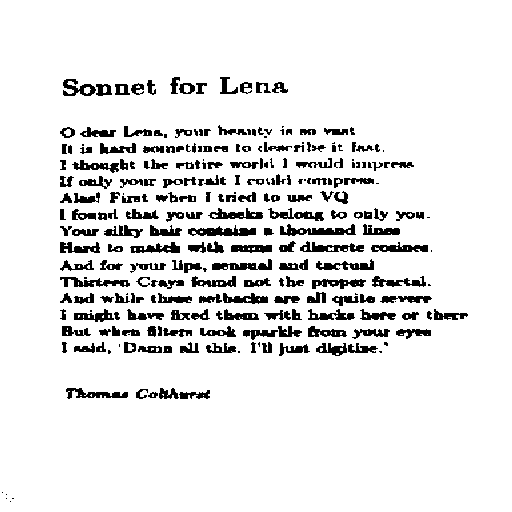
#> input picture TME2/img/son.png, 512 x 512 px
$ jupyter execute TME2.ipynb
#> lines starting #> are read from the running program, lines starting #| are printed output that depends on the picture; after the words box and inside, x2 and y2 are one past the last pixel; in counts of white or black regions, pixels touching at a corner belong together
# Practical work 2 : Fourier transform

This practial work is dedicated to the study of the discrete Fourier transform applied on the two following images:

and analyze the properties of their spectrum. To this end, we make use of the following functions provided by the module `numpy.fft`:

- `fft2()` to compute the Fourier transform on an image
- `fftshift()` to center the low frequencies
- `abs()` (from `numpy`) to compute the module of a complexe array

In most of cases, high frequencies have lower energy compare to low frequencies. We will use a logarithmic scale by applying $\log(1+abs(TF))$ to display the spectrum.

[cell 1]
import numpy as np
from numpy.fft import fft2,fftshift
from PIL import Image

son = 255*np.array(Image.open('img/son.png'))
#> son: shape (512, 512) int64; 90.8% white; 263 black regions (46 under 20 px), largest, box (x1, y1, x2, y2) and area: (280, 224, 356, 236) 471, (188, 225, 256, 236) 446, (300, 241, 364, 252) 364
sonrot = np.array(Image.open('img/sonrot.png'))
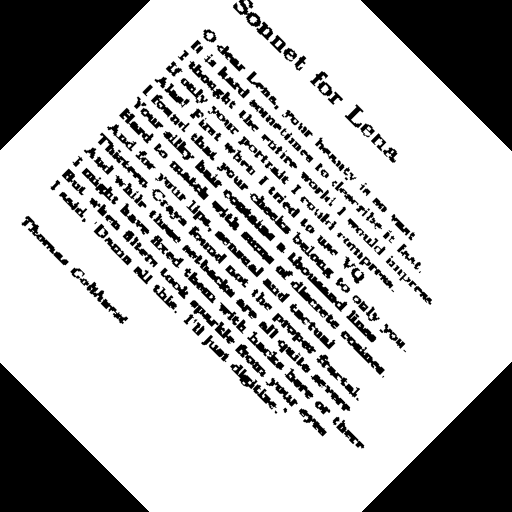
#> input picture TME2/img/sonrot.png, 512 x 512 px
#> sonrot is the input picture: shape (512, 512); min 0, max 255, mean 187.4

## Exercice: properties of Fourier transform applied on natural images
1. Write the following functions:
 - `computeFT(I)` returning the Fourier transform of image `I`,
 - `toVisualizeFT(If)` returning the centered module of a complex array `If` (the Fourier transform of an image),
 - `toVisualizeLogFT(If)` similar to the previous function but use a logarithmic scale.

[cell 2]
def computeFT(I):
    """ Array -> Array[complex] """
    return fft2(I)


def toVisualizeFT(If):
    """ Array[complex] -> Array[float] """
    return fftshift(np.abs(If))

def toVisualizeLogFT(If):
    """ Array[complex] -> Array[float] """
    return fftshift(np.log(1+np.abs(If)))

2. Write a series of instructions that
 - compute the Fourier transform of `son` and `sonrot`,
 - compute and display the module using a logarithmic scale,
 - threshold the module with a parameter of $1.10^5$ (use the function of TME1)
 - display the thresholded spectrum

[cell 3]
def AfficheImage(I,title):
    plt.figure()
    plt.gray()
    plt.imshow(I)
    plt.title(title)
    plt.show()

[cell 4]
def thresholdImage(I,s):
    Img = np.copy(I)
    Img = np.where(Img>=s,255,0)
    return Img

[cell 5]
import matplotlib.pyplot as plt
# your code below

sonFT = computeFT(son)
sonrotFT = computeFT(sonrot)

sonVis = toVisualizeFT(sonFT)
sonrotVis = toVisualizeFT(sonrotFT)

sonLogVis =toVisualizeLogFT(sonFT)
sonrotLogVis = toVisualizeLogFT(sonrotFT)
print("-------------------------------------------------------------------------------------")
print(": le nombre de pixel total de l'image est de ******"+str( np.size(sonFT))+"                           :")
#| : le nombre de pixel total de l'image est de ******262144                           :
print(": le nombre de pixels avec une densité plus grande que 100000 est ******"+str( (sonFT>100000).sum())+"         :")
#| : le nombre de pixels avec une densité plus grande que 100000 est ******811         :
print("-------------------------------------------------------------------------------------")

AfficheImage(sonVis,"Transformé de fourier  non seuillée de SON__________ ")
AfficheImage(thresholdImage(sonVis,1E5),"Transformé de fourier  seuillée de SON_____________ ")
#> in thresholdImage, `Img = np.where(Img>=s,255,0)`: Img: shape (512, 512) int64; 1.4% white in thin lines or dots, all inside (x1, y1, x2, y2) = (146, 22, 367, 491)
AfficheImage(sonLogVis ," Transformé de fourier de SON échelle logarithmique ")
AfficheImage(thresholdImage(sonrotVis,1E5),"Transformé de fourier seuillée de SONROT__________" )
#> in thresholdImage (call 2), `Img = np.where(Img>=s,255,0)`: Img: shape (512, 512) int64; 1.4% white in thin lines or dots, all inside (x1, y1, x2, y2) = (121, 120, 392, 393)
AfficheImage(sonrotLogVis,"Transformé de fourier de SONROT échelle logarithmique")

3. Interpretation: discuss the results obtained on thresholded FT module. What property of the Fourier transform is shown ?

    - La tronsformé de fourier fait une rotation tout comme l'image et l'angle de rotation et sa direction sont les memes

    - on remarque aussi que dans le cas de sonrot le nombre de pixels avec une tré haute densité et trop petit comparé aux
        etiend donc on voit une image noir avec un point blanc par contre quand on seil l'image a 100000 l'ecart devient
        moin grand et on aperçoit donc les pixel clair

4. Write the function `blend()` getting two images, one float parameter $\alpha\in[0,1]$, calculating $\alpha I_1+(1-\alpha)I_2$ and returning the result.

[cell 6]
def blend(I1,I2,alpha):
    """ Array**2*float -> Array """
    return alpha*I1 + (1-alpha)*I2

5. Apply the previous function on images `son` and `sonrot` and $\alpha=\frac12$, compute the Fourier transform, threshold the module and visualize the result.

[cell 7]
AfficheImage(son,"____________________l'affichage de l'image son______________________")
AfficheImage(sonrot,"__________________l'affichage de l'image sonrot ____________________")


sonb = blend(son,sonrot,0.5)
#> in blend, `return alpha*I1 + (1-alpha)*I2`:
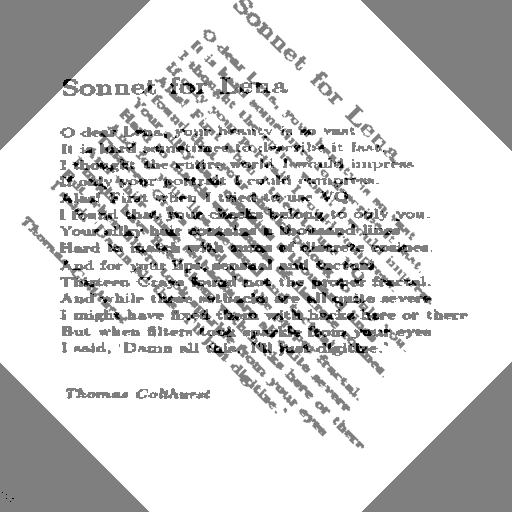
#> returned value: shape (512, 512) float64; min 0, max 255, mean 209.5
AfficheImage(sonb,"le résultas d'application de la fonction blen sur son et sonrot_______")


#transformée de Fourier seuillée
sonbf = computeFT(sonb)
sonbf = toVisualizeFT(sonbf)
sonbft = thresholdImage(sonbf,1E5)
#> in thresholdImage (call 3), `Img = np.where(Img>=s,255,0)`: Img: shape (512, 512) int64; 0.59% white in thin lines or dots, all inside (x1, y1, x2, y2) = (158, 69, 355, 444)
AfficheImage(sonbft," LA tronsformé de fourier de l'application de blend sur son et sonrot")

6. Compare the latter result with those of question 2: what property of the Fourier transform is shown? What is the behaviour of $\alpha$ in the resulting spectrum?

      La nouvelle image est une combinaison linéaire de deux fichiers source, F = G + H, avec un simple vecteur de poids
      (alpha, (1 - alpha)). Par conséquent, la nouvelle transformée de Fourier est également une combinaison linéaire des
      deux transformées source: FT (F) = alpha FT (G) + (1 -alpha) FT (H). Le spectre affiché est son module, donc la même
      règle s'applique: les spectres initiaux sont additionnés.

7. We want to determine the text orientation in image `sonrot` and produce a new image with horizontal text. Write the function `rectifyOrientation()` that:

 + computes the FT module of image given in parameter and threshold it at $3\times 10^{5}$,
 + from thresholded module determines the main orientation using the function `mainOrientation()`
 + produces the rectified image applying a rotation with a suitable angle using `rotateImage()`

[cell 8]
def mainOrientation(I):
    """ Array -> tuple[Iori,float]
        return image of orientation (32 bins) and the main orientation (degree) from a Fourier transform module
    """
    n, m = I.shape

    size = 32
    x = np.array(range(size))
    ori = np.vstack((np.cos(np.pi*x/size), np.sin(np.pi*x/size))).T

    Iori = np.zeros((n, m))
    orients = np.zeros((size))

    for i in range(1,n+1):
        for j in range(1,m+1):
            if I[i-1, j-1] > 0:
                v = np.array([j-m/2, -i + n/2])
                if i > n/2:
                    v = -v
                    prod = np.matmul(ori, v)
                    maxi = prod.max()
                    if maxi > 0:
                        imax = np.nonzero(prod == maxi)
                        Iori[i-1, j-1] = imax[0]
                        orients[imax] += 1

    maxori = np.nonzero(orients == orients.max())[0][0]
    return (Iori, 180*maxori/size - 90)

def rotateImage(I,a):
    """ Array*float -> Array
        return a rotation of angle a (degree) of image I
    """
    return np.array(Image.fromarray(I).rotate(a, expand=True, fillcolor=127))

####### your code below

[cell 9]
def rectifyOrientation(I) :
    Img = np.copy(I)
    Img = thresholdImage(toVisualizeFT(computeFT(Img)),3E5)
#> call 4 of thresholdImage, with s = 300000
#> in thresholdImage (call 4), `Img = np.where(Img>=s,255,0)`:
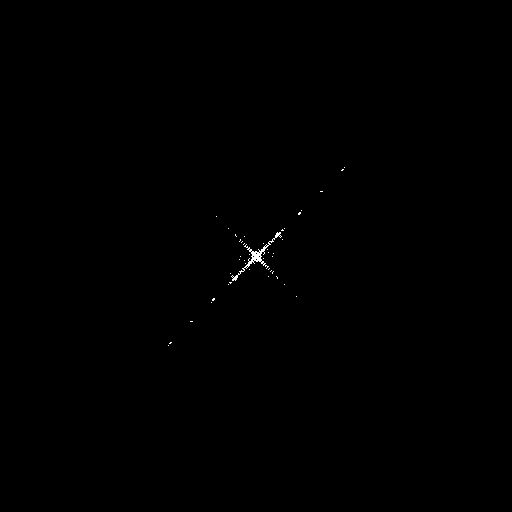
#> Img: shape (512, 512) int64; 0.14% white in thin lines or dots, all inside (x1, y1, x2, y2) = (168, 167, 345, 346)

    Iori, degree = mainOrientation(Img)
    print(degree)
    return rotateImage(I,-degree)

8. Experiment `rectifyOrientation()` on `sinrot`, and on a rotation of `img/port.jpg` (using `rotateImage()`) with various rotation angles.

[cell 10]
def testRotation(I,d):
    print("affichage de l'image aprés rotation de "+str(d)+"***SANS*** application de rectifyOrientation-------------------")
    Ir = rotateImage(I,d)
    AfficheImage(Ir,"Image sans rectifyOrientation")
    print("affichage de l'image aprés rotation de "+str(d)+"***ACEC*** application de rectifyOrientation-------------------")
    Ir = rectifyOrientation(Ir)
    AfficheImage(Ir,"Image avec rectifyOrientation")

[cell 11]
racine = rectifyOrientation(sonrot)
#> in rectifyOrientation, `Iori, degree = mainOrientation(Img)`: degree = -45
#| -45.0
#> in rotateImage, `return np.array(Image.fromarray(I).rotate(a, expand=True, fillcolor=12..`:
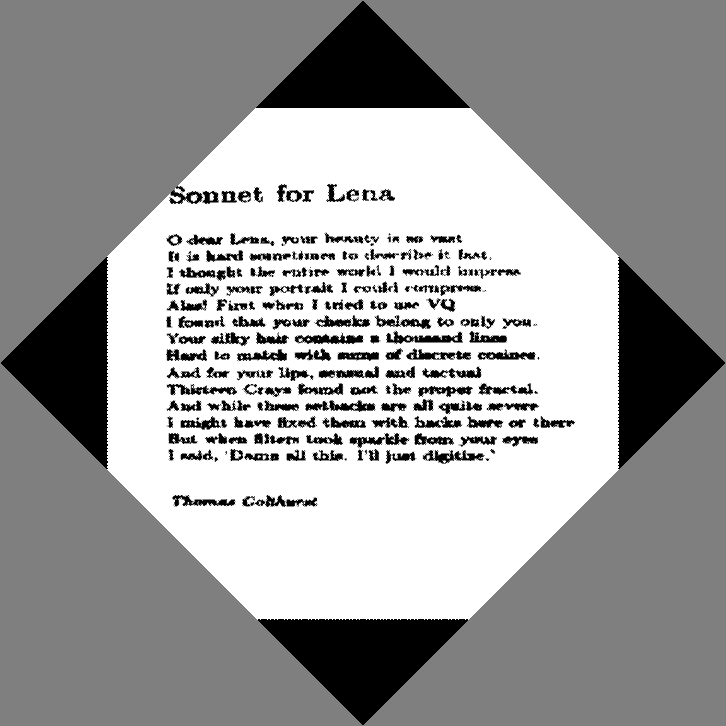
#> returned value: shape (726, 726); min 0, max 255, mean 157
AfficheImage(racine,"")

[cell 12]
port = np.array(Image.open('img/port.jpg'))
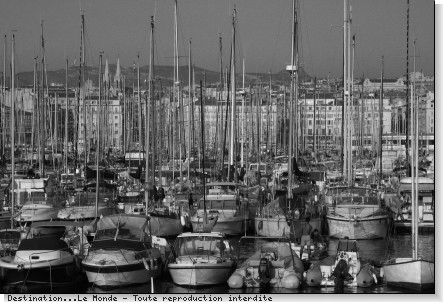
#> input picture TME2/img/port.jpg, 443 x 302 px
#> port is the input picture: shape (302, 443); min 0, max 255, mean 100.6
AfficheImage(port,"")

testRotation(port,180)
#> call 2 of rotateImage, with a = 180
#> in rotateImage (call 2), `return np.array(Image.fromarray(I).rotate(a, expand=True, fillcolor=12..`:
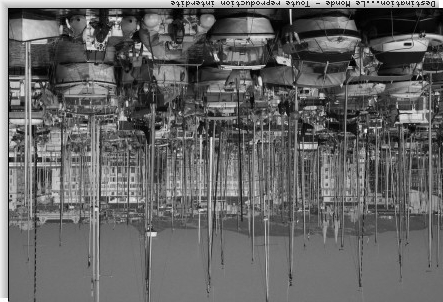
#> returned value: shape (302, 443); min 0, max 255, mean 100.6
#> in thresholdImage (call 5), `Img = np.where(Img>=s,255,0)`:
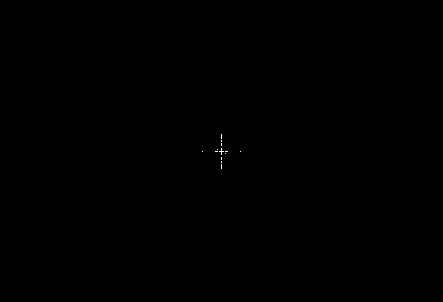
#> Img: shape (302, 443) int64; 0.03% white in thin lines or dots, all inside (x1, y1, x2, y2) = (202, 134, 241, 169)
#| 0.0
testRotation(port,90)
#> call 4 of rotateImage, with a = 90
#> in rotateImage (call 4), `return np.array(Image.fromarray(I).rotate(a, expand=True, fillcolor=12..`:
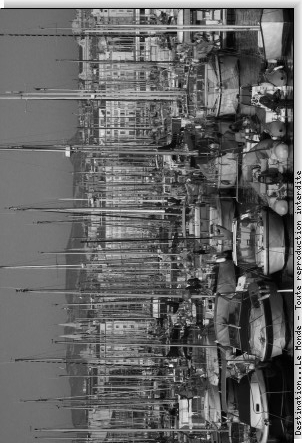
#> returned value: shape (443, 302); min 0, max 255, mean 100.6
#> in thresholdImage (call 6), `Img = np.where(Img>=s,255,0)`:
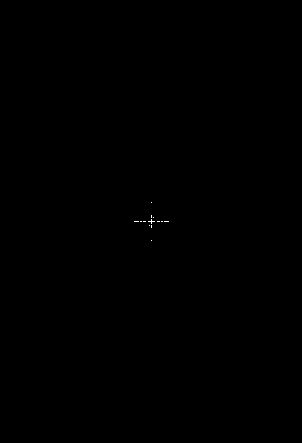
#> Img: shape (443, 302) int64; 0.03% white in thin lines or dots, all inside (x1, y1, x2, y2) = (134, 202, 169, 241)
#| 84.375
#> in rotateImage (call 5), `return np.array(Image.fromarray(I).rotate(a, expand=True, fillcolor=12..`:
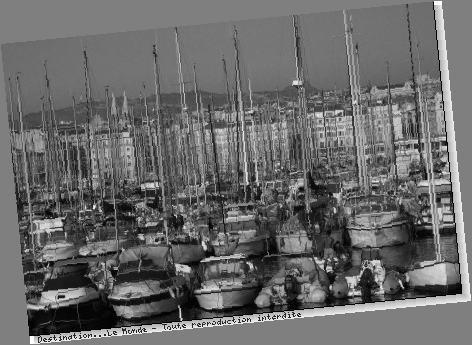
#> returned value: shape (345, 472); min 0, max 255, mean 105.3
